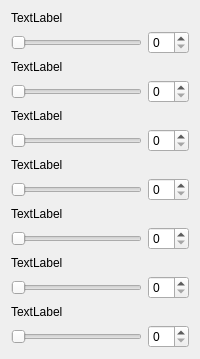
                 <widget class="QWidget" name="page_62">
                  <attribute name="label">
                   <string>几何矫正</string>
                  </attribute>
                  <layout class="QVBoxLayout" name="verticalLayout_54">
                   <item>
                    <layout class="QVBoxLayout" name="verticalLayout">
                     <item>
                      <widget class="QLabel" name="label_142">
                       <property name="text">
                        <string>TextLabel</string>
                       </property>
                      </widget>
                     </item>
                     <item>
                      <layout class="QHBoxLayout" name="horizontalLayout_199">
                       <item>
                        <widget class="QSlider" name="horizontalSlider_105">
                         <property name="orientation">
                          <enum>Qt::Horizontal</enum>
                         </property>
                        </widget>
                       </item>
                       <item>
                        <widget class="QSpinBox" name="spinBox_105"/>
                       </item>
                      </layout>
                     </item>
                     <item>
                      <widget class="QLabel" name="label_164">
                       <property name="text">
                        <string>TextLabel</string>
                       </property>
                      </widget>
                     </item>
                     <item>
                      <layout class="QHBoxLayout" name="horizontalLayout_198">
                       <item>
                        <widget class="QSlider" name="horizontalSlider_136">
                         <property name="orientation">
                          <enum>Qt::Horizontal</enum>
                         </property>
                        </widget>
                       </item>
                       <item>
                        <widget class="QSpinBox" name="spinBox_136"/>
                       </item>
                      </layout>
                     </item>
                     <item>
                      <widget class="QLabel" name="label_187">
                       <property name="text">
                        <string>TextLabel</string>
                       </property>
                      </widget>
                     </item>
                     <item>
                      <layout class="QHBoxLayout" name="horizontalLayout_197">
                       <item>
                        <widget class="QSlider" name="horizontalSlider_153">
                         <property name="orientation">
                          <enum>Qt::Horizontal</enum>
                         </property>
                        </widget>
                       </item>
                       <item>
                        <widget class="QSpinBox" name="spinBox_153"/>
                       </item>
                      </layout>
                     </item>
                     <item>
                      <widget class="QLabel" name="label_211">
                       <property name="text">
                        <string>TextLabel</string>
                       </property>
                      </widget>
                     </item>
                     <item>
                      <layout class="QHBoxLayout" name="horizontalLayout_196">
                       <item>
                        <widget class="QSlider" name="horizontalSlider_154">
                         <property name="orientation">
                          <enum>Qt::Horizontal</enum>
                         </property>
                        </widget>
                       </item>
                       <item>
                        <widget class="QSpinBox" name="spinBox_154"/>
                       </item>
                      </layout>
                     </item>
                     <item>
                      <widget class="QLabel" name="label_212">
                       <property name="text">
                        <string>TextLabel</string>
                       </property>
                      </widget>
                     </item>
                     <item>
                      <layout class="QHBoxLayout" name="horizontalLayout_195">
                       <item>
                        <widget class="QSlider" name="horizontalSlider_155">
                         <property name="orientation">
                          <enum>Qt::Horizontal</enum>
                         </property>
                        </widget>
                       </item>
                       <item>
                        <widget class="QSpinBox" name="spinBox_155"/>
                       </item>
                      </layout>
                     </item>
                     <item>
                      <widget class="QLabel" name="label_213">
                       <property name="text">
                        <string>TextLabel</string>
                       </property>
                      </widget>
                     </item>
                     <item>
                      <layout class="QHBoxLayout" name="horizontalLayout_175">
                       <item>
                        <widget class="QSlider" name="horizontalSlider_156">
                         <property name="orientation">
                          <enum>Qt::Horizontal</enum>
                         </property>
                        </widget>
                       </item>
                       <item>
                        <widget class="QSpinBox" name="spinBox_156"/>
                       </item>
                      </layout>
                     </item>
                     <item>
                      <widget class="QLabel" name="label_214">
                       <property name="text">
                        <string>TextLabel</string>
                       </property>
                      </widget>
                     </item>
                     <item>
                      <layout class="QHBoxLayout" name="horizontalLayout">
                       <item>
                        <widget class="QSlider" name="horizontalSlider_157">
                         <property name="orientation">
                          <enum>Qt::Horizontal</enum>
                         </property>
                        </widget>
                       </item>
                       <item>
                        <widget class="QSpinBox" name="spinBox_157"/>
                       </item>
                      </layout>
                     </item>
                    </layout>
                   </item>
                  </layout>
                 </widget>
